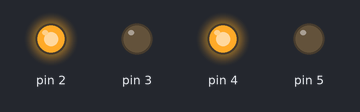
Bench run of a sketch on a simulated Arduino Uno, built with avr-gcc and run on an emulated ATmega328P. Shown: output pins drawn as LEDs (lit = HIGH).

Above: at 0.4 s.
At 2.0 s:
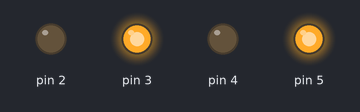
At 4.4 s:
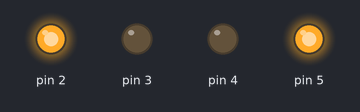
At 6.0 s:
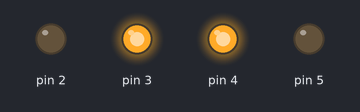
Timing chart, 0 to 7.4 s (numbered marks = the images above):
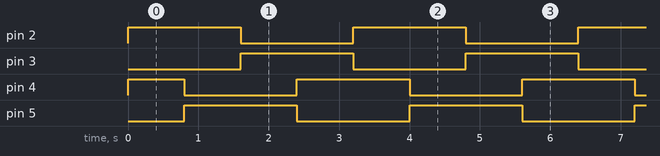

The sketch:

ledMatrix.ino
```cpp
void setup()
{
  pinMode(2, OUTPUT);
  pinMode(3, OUTPUT);
  pinMode(4, OUTPUT);
  pinMode(5, OUTPUT);
}

void loop()
{

  digitalWrite(2, HIGH);
  digitalWrite(3, LOW);

  digitalWrite(4, HIGH);
  delay(800);
  digitalWrite(4, LOW);

  digitalWrite(5, HIGH);
  delay(800);
  digitalWrite(5, LOW);


  digitalWrite(2, LOW);
  digitalWrite(3, HIGH);

  digitalWrite(5, HIGH);
  delay(800);
  digitalWrite(5, LOW);

  digitalWrite(4, HIGH);
  delay(800);
  digitalWrite(4, LOW);

}
```

Measured:
- by itself, pin 2, pin 3, pin 5: alternates HIGH for 1.6 s and LOW for 1.6 s
- by itself, pin 4: repeats every 3.2 s: LOW 1.6 s, HIGH 1.6 s
- by itself, everything shown: repeats every 3.2 s, in 5 steps
